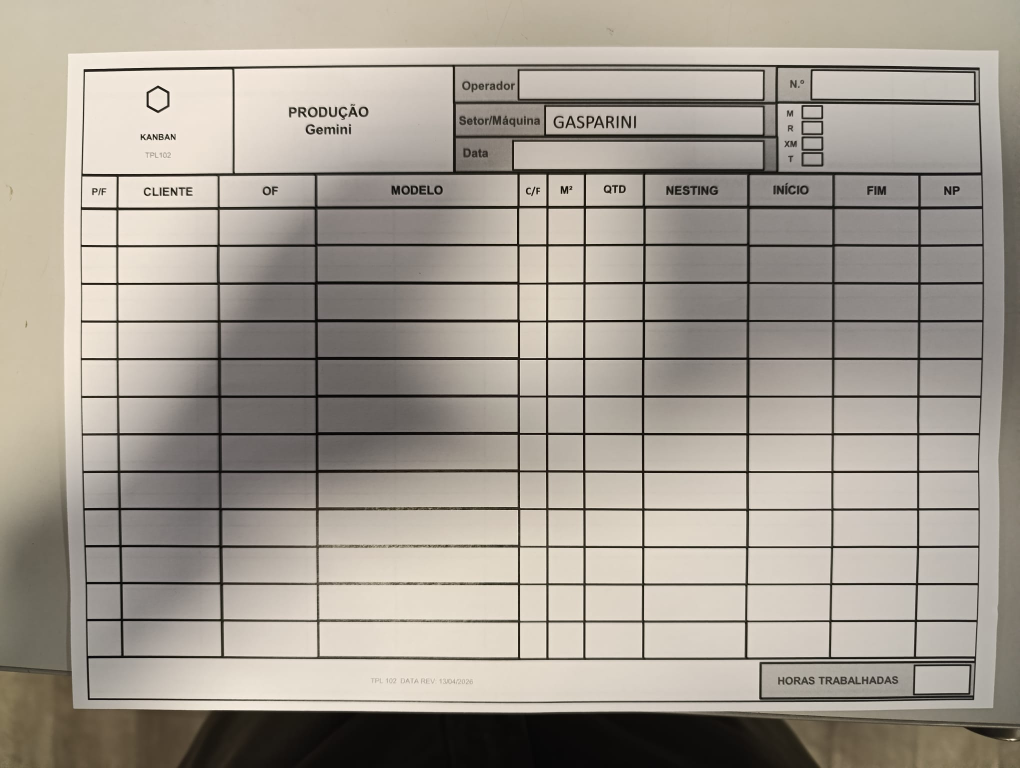
#> input picture PHOTO-2026-05-11-11-36-38.jpg, 2040 x 1536 px (shown at 1/2 size)
$ python -i deskew.py   (imports and definitions only)
#> lines starting #> are read from the running program, lines starting #| are printed output that depends on the picture
#> further down, picture is the input picture: PIL image 2040x1536 RGB; mean R, G, B 163, 155.7, 145.8
"""Deskew: detect a small rotation via Hough lines on the table grid
and rotate the image to put the long edges of the table back to
horizontal.

The Kanban form has a strong rectangular grid that gives a very clean
Hough signal. We trim the search to angles within ``MAX_ANGLE`` of
horizontal so we do not accidentally "deskew" a 30° tilt into a 60° one.
"""
from __future__ import annotations

import cv2
import numpy as np
from PIL import Image

_MAX_ANGLE_DEG = 5.0
_MIN_ANGLE_DEG = 0.2  # don't rotate noise


def deskew(image: Image.Image, *, max_angle: float = _MAX_ANGLE_DEG) -> Image.Image:
    """Rotate ``image`` to undo a small skew detected via Hough lines.

    Returns the original image unchanged if no near-horizontal lines are
    found or the detected rotation is below ``_MIN_ANGLE_DEG``.
    """
#> called with max_angle = 5
    rgb_arr = np.asarray(image.convert("RGB"))
    grey = cv2.cvtColor(rgb_arr, cv2.COLOR_RGB2GRAY)
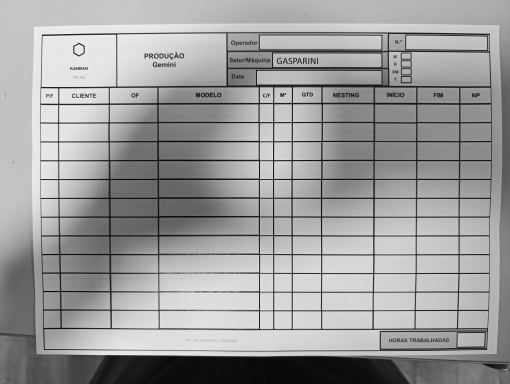
#> grey: shape (1536, 2040) (shown at 1/4 size); min 0, max 254, mean 156.7
    edges = cv2.Canny(grey, 50, 150, apertureSize=3)
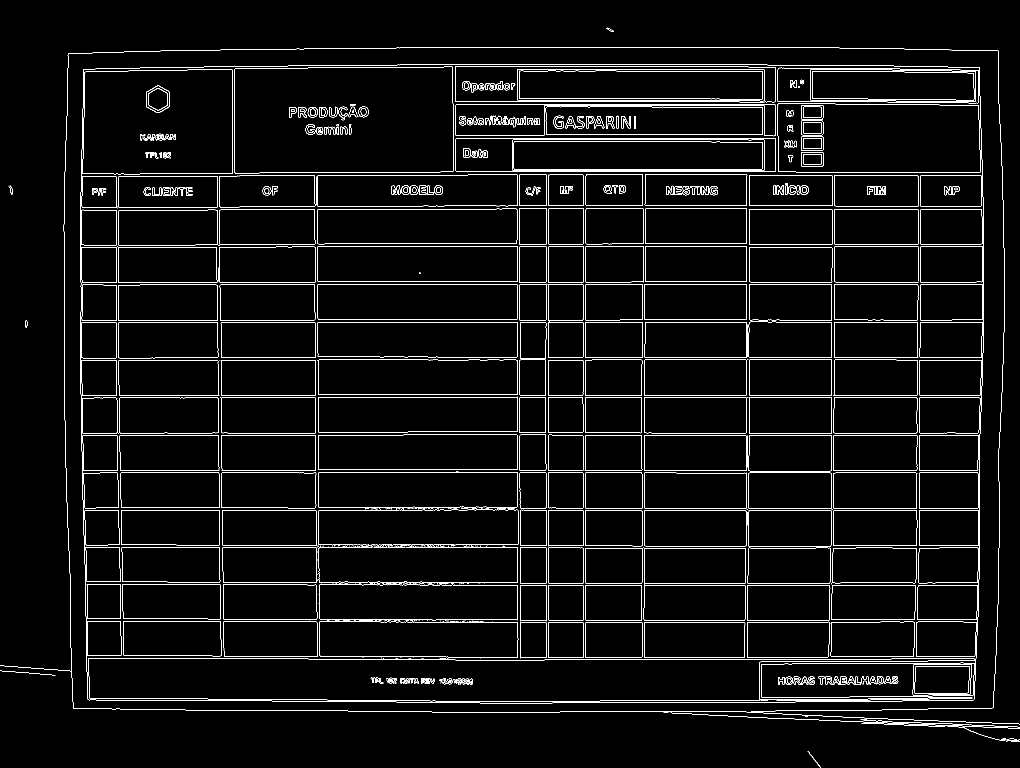
#> edges: shape (1536, 2040) (shown at 1/2 size); 3.7% white in thin lines or dots
    height, width = grey.shape
    # Threshold proportional to image width so the call works across
    # 1280-px and 600-px inputs.
    hough_threshold = max(120, width // 8)
    lines = cv2.HoughLines(edges, 1, np.pi / 720, hough_threshold)
#> lines = 486 rows, first 8: [795, 1.57], [870, 1.57], [644, 1.57], [945, 1.57], [715, 1.57], [569, 1.57], [866, 1.57], [1170, 1.57]
    if lines is None or len(lines) == 0:
        return image

    angles_from_horizontal: list[float] = []
    for line in lines[:200]:
        _rho, theta = line[0]
        # theta is the angle of the normal to the line, measured from x-axis.
        # A perfectly horizontal line has theta == pi/2; we want the deviation.
        deviation_deg = np.degrees(theta) - 90.0
        if abs(deviation_deg) <= max_angle:
            angles_from_horizontal.append(deviation_deg)
#> this loop made 200 passes
#> (line, theta, deviation_deg) on passes 1 to 3: ([[795, 1.57]], 1.57, 0), ([[870, 1.57]], 1.57, 0), ([[644, 1.57]], 1.57, 0)
#> after the loop, angles_from_horizontal = 161 values, max 2.5 at index 106, min -1 at index 118, mean 0.0388

    if not angles_from_horizontal:
        return image

    rotation_deg = float(np.median(angles_from_horizontal))
#> rotation_deg = 0
    if abs(rotation_deg) < _MIN_ANGLE_DEG:
        return image

    matrix = cv2.getRotationMatrix2D((width / 2, height / 2), rotation_deg, 1.0)
    rotated = cv2.warpAffine(
        rgb_arr, matrix, (width, height), borderMode=cv2.BORDER_REPLICATE
    )
    return Image.fromarray(rotated)

>>> from PIL import Image
>>> picture = Image.open('../../../../PHOTO-2026-05-11-11-36-38.jpg')
>>> result = deskew(picture)

$ run again, on PHOTO-2026-05-11-11-36-58.jpg
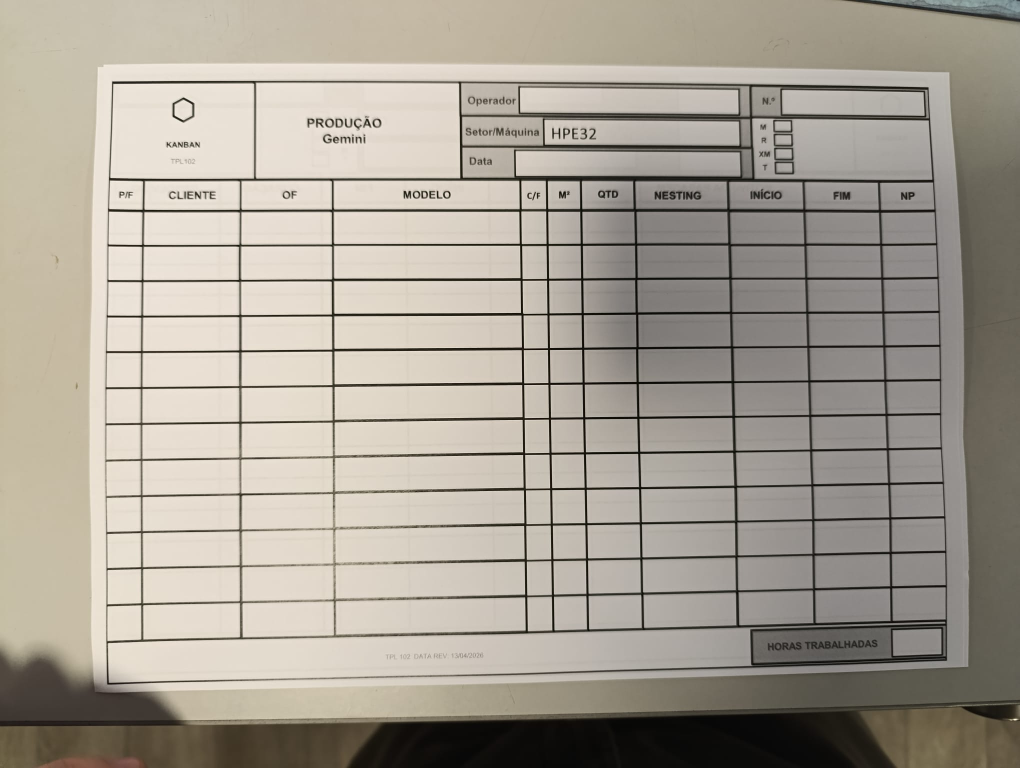
#> input picture PHOTO-2026-05-11-11-36-58.jpg, 2040 x 1536 px (shown at 1/2 size)
#> picture is the input picture: PIL image 2040x1536 RGB; mean R, G, B 166.7, 159.8, 148.5
#> in deskew, `edges = cv2.Canny(grey, 50, 150, apertureSize=3)`:
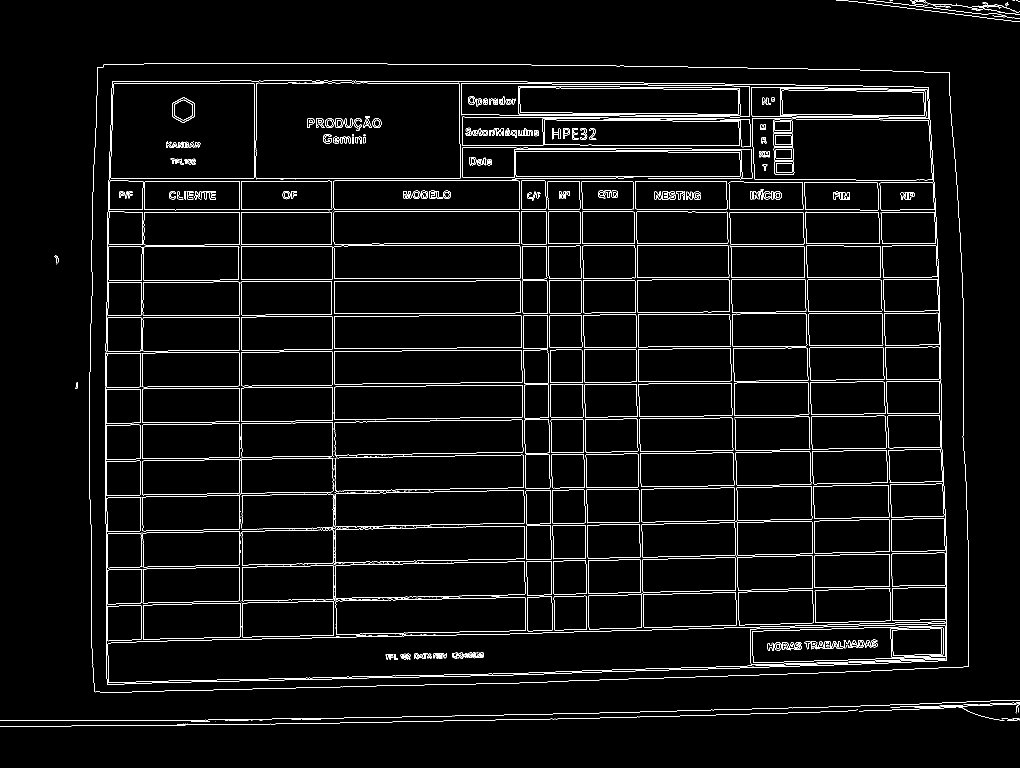
#> edges: shape (1536, 2040) (shown at 1/2 size); 3.5% white in thin lines or dots
#> lines = 414 rows, first 8: [1070, 1.55], [418, 1.57], [630, 1.57], [779, 1.56], [357, 1.58], [709, 1.56], [1216, 1.55], [565, 1.57]
#> the loop in deskew, `for line in lines[:200]:` made 200 passes
#> (line, theta, deviation_deg) on passes 1 to 3: ([[1070, 1.55]], 1.55, -1), ([[418, 1.57]], 1.57, 0), ([[630, 1.57]], 1.57, -0.25)
#> after the loop in deskew, `for line in lines[:200]:`: angles_from_horizontal = 157 values, max 1 at index 93, min -2.25 at index 83, mean -0.524
#> rotation_deg = -0.5
#> matrix = [[1, -0.00873, 6.74], [0.00873, 1, -8.87]]
#> in deskew, `rotated = cv2.warpAffine( rgb_arr, matrix, (width, height), borderMode..`:
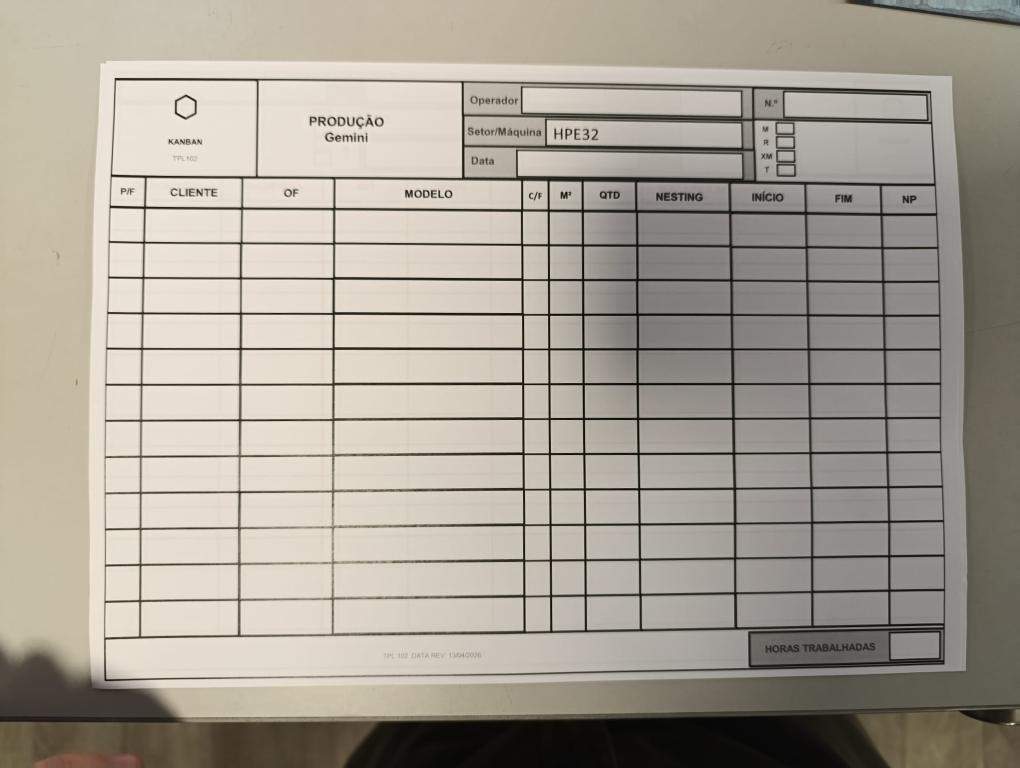
#> rotated: shape (1536, 2040, 3) (shown at 1/2 size); mean R, G, B 166.7, 159.8, 148.5

$ run again, on PHOTO-2026-05-11-11-37-20.jpg
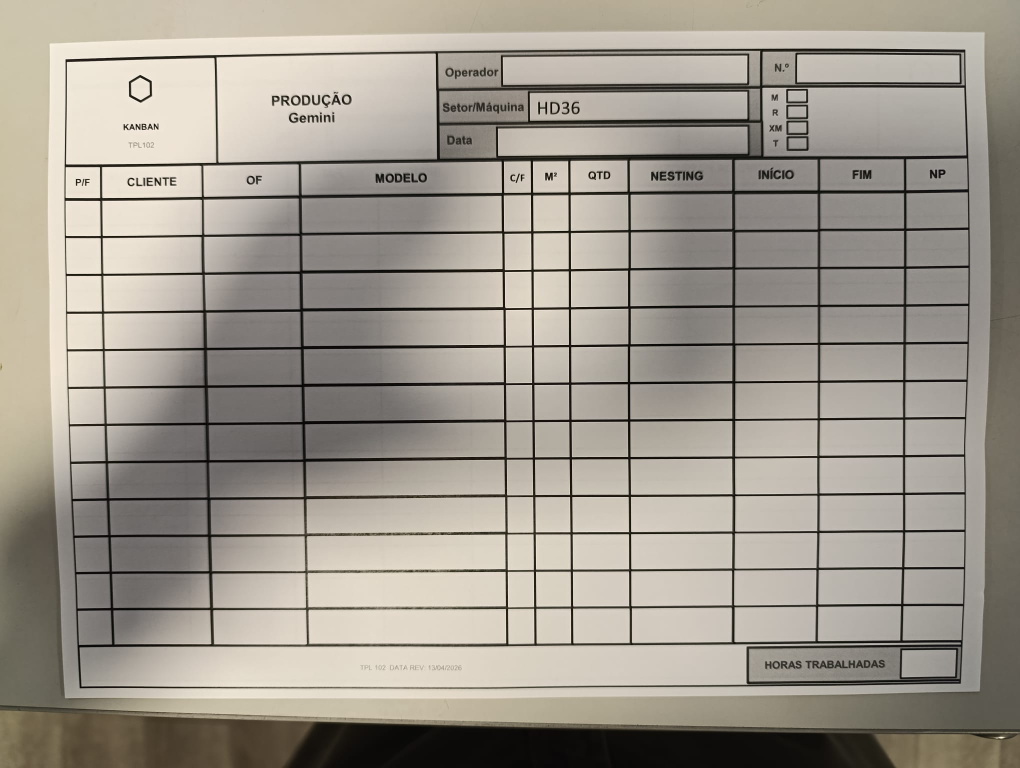
#> input picture PHOTO-2026-05-11-11-37-20.jpg, 2040 x 1536 px (shown at 1/2 size)
#> picture is the input picture: PIL image 2040x1536 RGB; mean R, G, B 158.9, 152.5, 142.2
#> in deskew, `edges = cv2.Canny(grey, 50, 150, apertureSize=3)`:
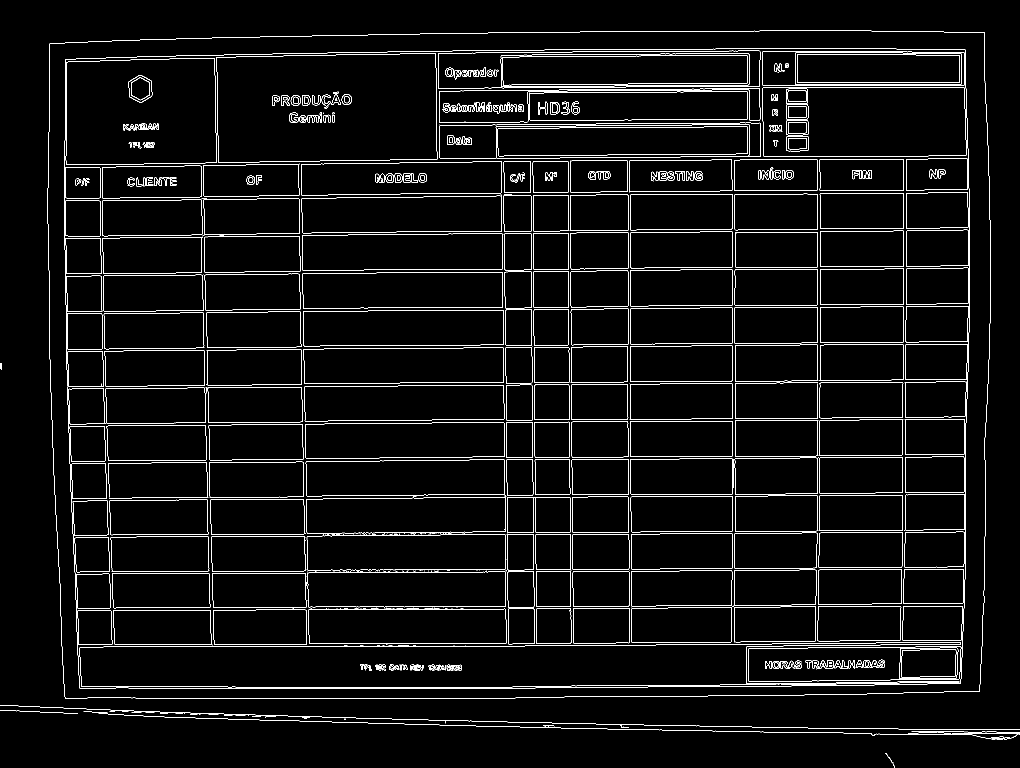
#> edges: shape (1536, 2040) (shown at 1/2 size); 3.7% white in thin lines or dots
#> lines = 481 rows, first 8: [628, 1.56], [779, 1.56], [704, 1.56], [336, 1.56], [699, 1.56], [1223, 1.56], [552, 1.56], [1148, 1.57]
#> the loop in deskew, `for line in lines[:200]:` made 200 passes
#> (line, theta, deviation_deg) on passes 1 to 3: ([[628, 1.56]], 1.56, -0.5), ([[779, 1.56]], 1.56, -0.5), ([[704, 1.56]], 1.56, -0.5)
#> after the loop in deskew, `for line in lines[:200]:`: angles_from_horizontal = 161 values, max 2 at index 122, min -1.25 at index 140, mean -0.315
#> rotation_deg = -0.5
#> matrix = [[1, -0.00873, 6.74], [0.00873, 1, -8.87]]
#> in deskew, `rotated = cv2.warpAffine( rgb_arr, matrix, (width, height), borderMode..`:
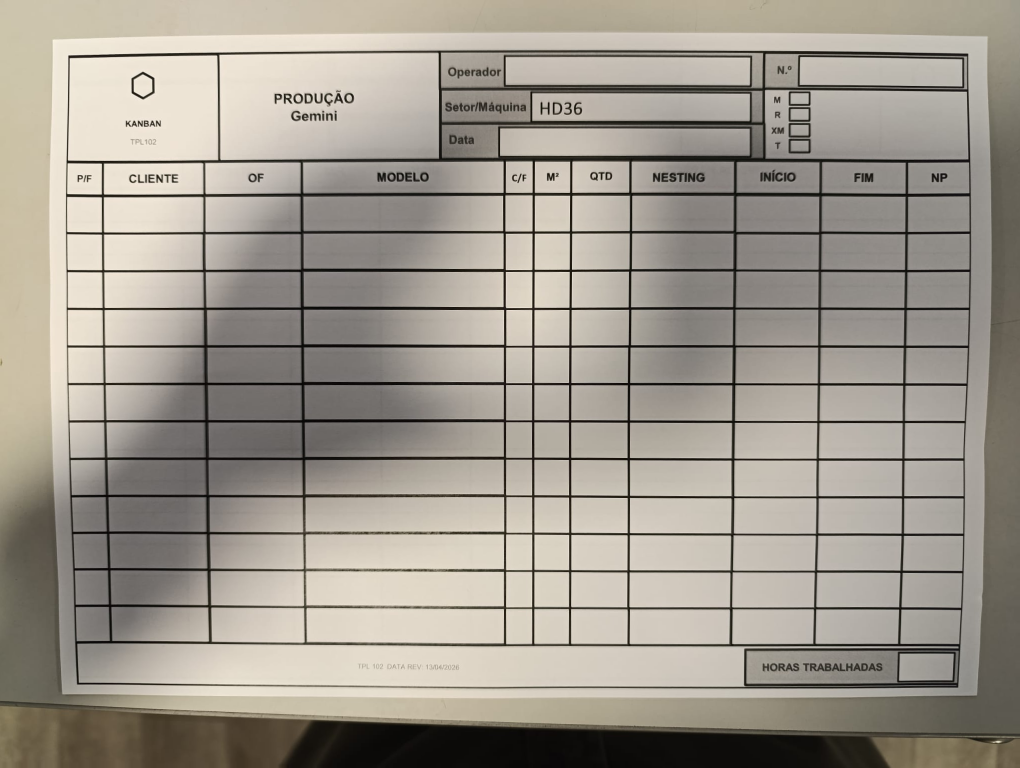
#> rotated: shape (1536, 2040, 3) (shown at 1/2 size); mean R, G, B 158.9, 152.5, 142.2
